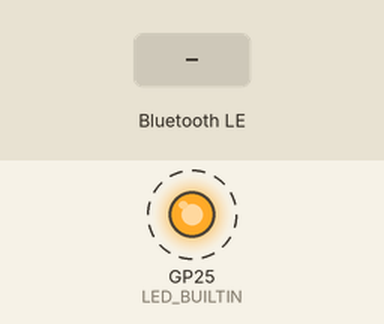
Recording of a program running on a simulated Raspberry Pi Pico running MicroPython. Shown: output pins drawn as LEDs (lit = HIGH). Dashed ring = blinking. Inputs (shaded band) come from the test bench. Nothing arrives over Bluetooth unless stated; what the program prints to the serial console is not drawn.

Above: at 0.87 s.
1.3 s: "1" written over Bluetooth
At 1.3 s:
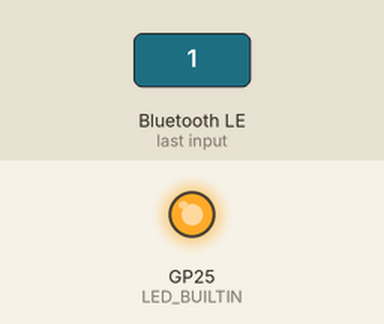
2.8 s: "0" written over Bluetooth
4.3 s: "on" written over Bluetooth
Timing chart, 0 to 7.3 s (numbered marks = the images above; inputs shaded):
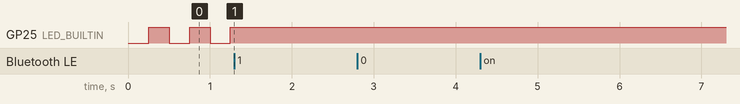

Measured:
- after the input at 1.3 s, GP25 (LED_BUILTIN): stops changing and stays HIGH
- after the input at 2.8 s, every drawn part: stays the same
- after the input at 4.3 s, every drawn part: stays the same
- by itself, GP25 (LED_BUILTIN): alternates HIGH for 0.25 s and LOW for 0.25 s

The program:

main.py
```python
'''
    # Project Information:
        - Developer: Rupak Poddar
        - Wible Code Template for Raspberry Pi Pico W
        - Tested on: RP2040, RP2350
        - Serial Monitor Example

    # Instructions:
        - After flashing this code, open the Wible app on your smartphone.
        - Then select "Serial Monitor" and look for the listing called "Wible".
'''

# Import necessary modules
import time
import bluetooth
from machine import Pin
from ble_simple_peripheral import BLESimplePeripheral

# Create a Bluetooth Low Energy (BLE) object
ble = bluetooth.BLE()

# Create an instance of the BLESimplePeripheral class with the BLE object
sp = BLESimplePeripheral(ble)

# Initialize counter
counter = 0

# Implement delay without blocking
previousMillis = 0  # Stores the last time the event occurred
interval = 1000 # Interval for the delay in milliseconds

# Create a Pin object for the onboard LED, configure it as an output
LED_BUILTIN = machine.Pin("LED", machine.Pin.OUT) # BLE connection status indicator

print("\n\nWible RPi Pico W Serial Monitor\n")

# Define a callback function to handle received data
def on_rx(data):
    data = str(data)[2:-1]  # Remove unwanted characters
    print("Data Received: ", data)  # Print the received data

# Start an infinite loop
while True:
    if sp.is_connected():  # Check if BLE connection is established
        sp.on_write(on_rx)  # Set the callback function for data reception

        currentMillis = time.ticks_ms()

        if (currentMillis - previousMillis > interval): # Check if the interval has passed
            # Save the last time the event occurred
            previousMillis = currentMillis

            # Create a message string
            msg = "Counter value: " + str(counter) + "\n"

            # Send the message via BLE
            sp.send(msg)

            # Increment the counter
            counter += 1

    else:
        # Blink the builtin LED while the BLE device is waiting for connection
        LED_BUILTIN.off()
        time.sleep(0.25)
        LED_BUILTIN.on()
        time.sleep(0.25)
```
